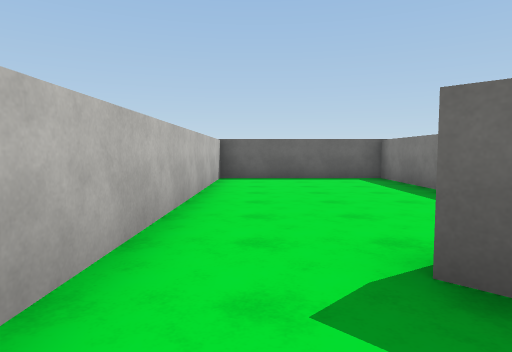
View 1 (above)

20 first-person views from a walk through a 3-D level made in the Unity game engine. The camera is 1.3 m above the floor, tilts 4° down and sees 75° across. The floor is counted in squares, 2 m on a side. Each view is taken from the middle of a square. On the plan, view 1 faces up. The plan holds only what a view shows up to about 10 squares ahead; the rest is blank. The player is left out. Surface patterns are stand-ins for the level's own textures.

View 2
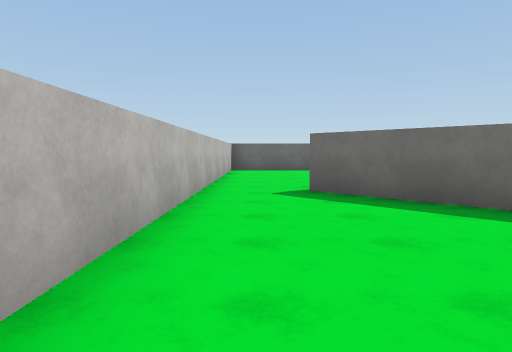

View 3
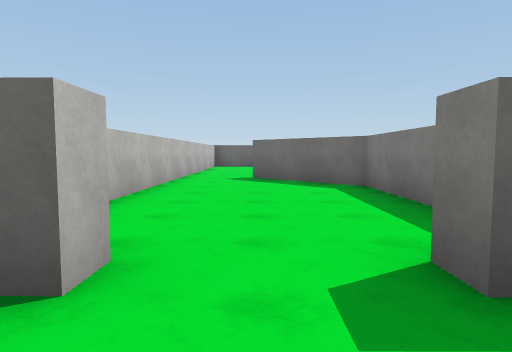

View 4
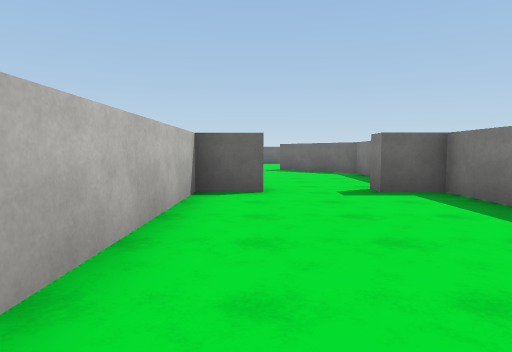

View 5
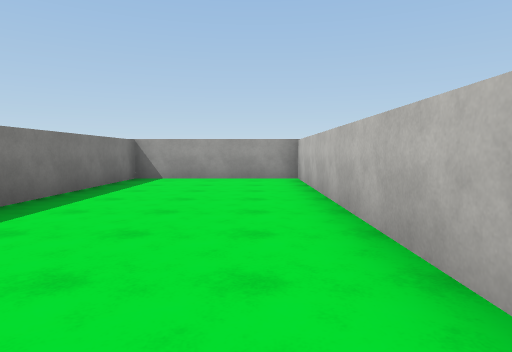

View 6
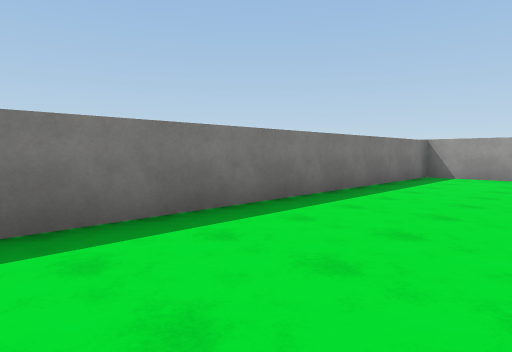

View 7
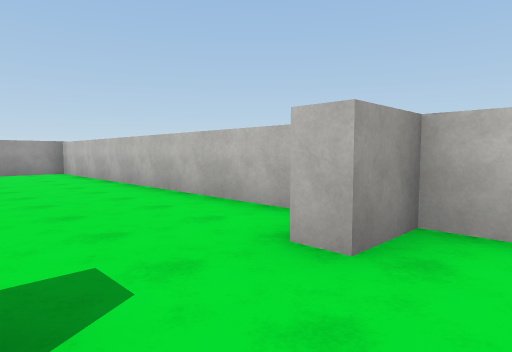

View 8
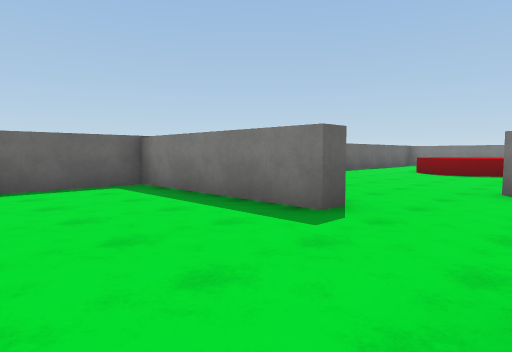

View 9
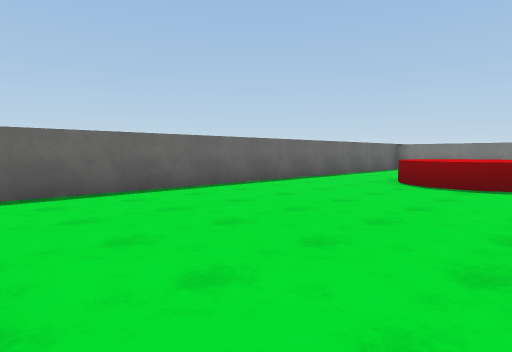

View 10
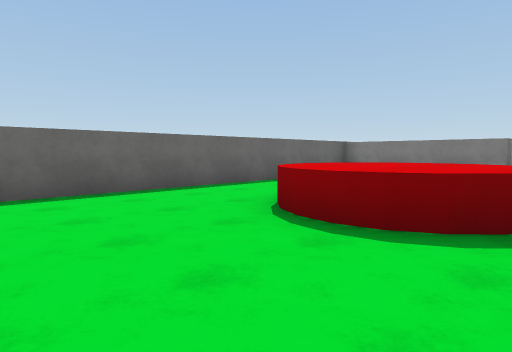

View 11
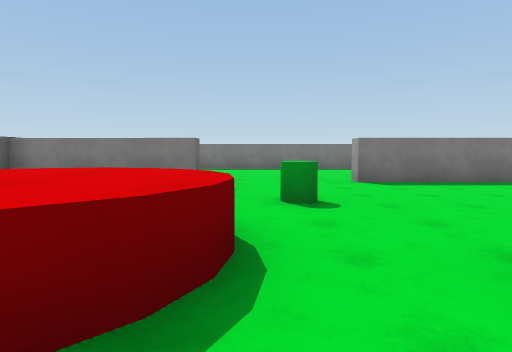

View 12
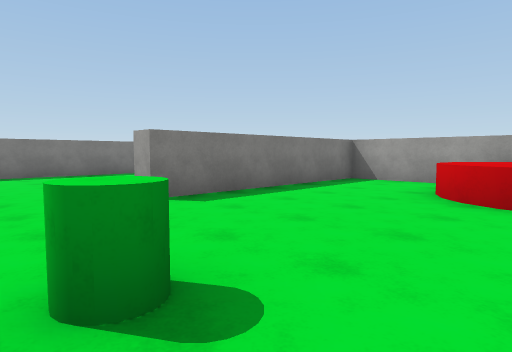

View 13
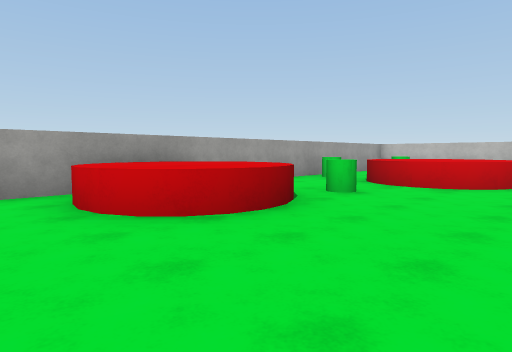

View 14
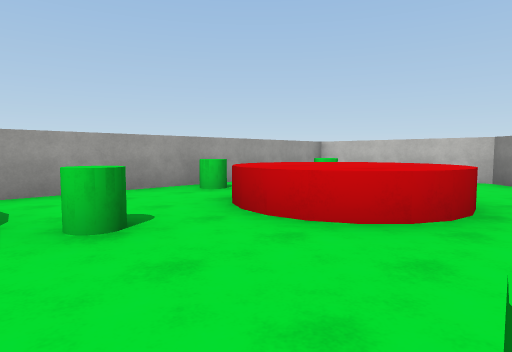

View 15
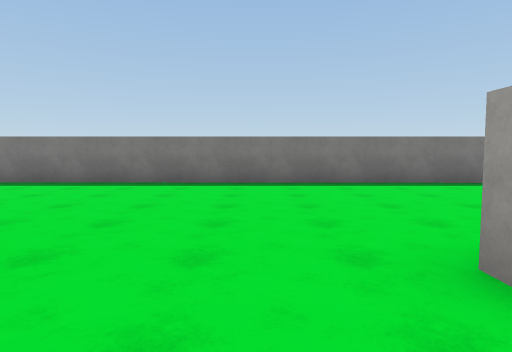

View 16
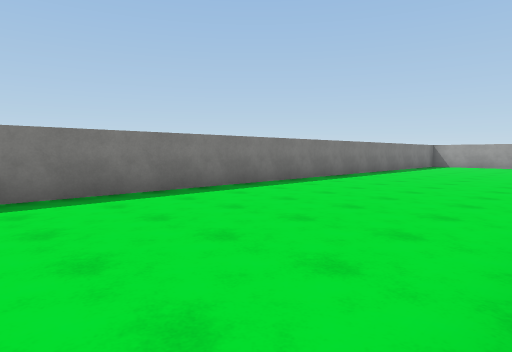

View 17
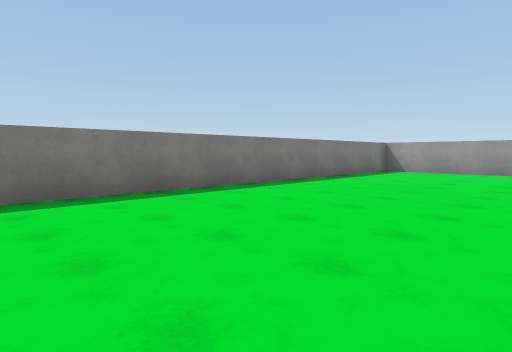

View 18
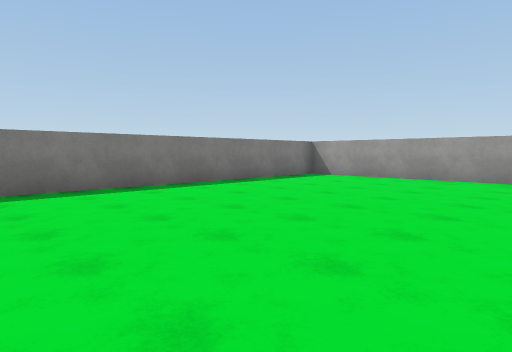

View 19
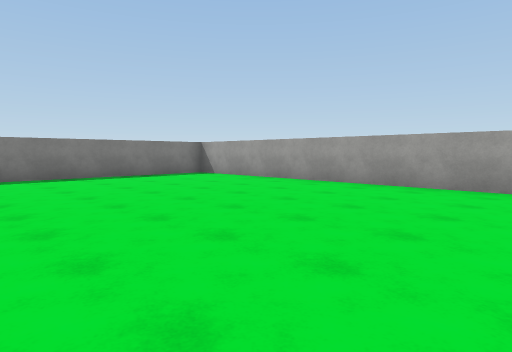

View 20
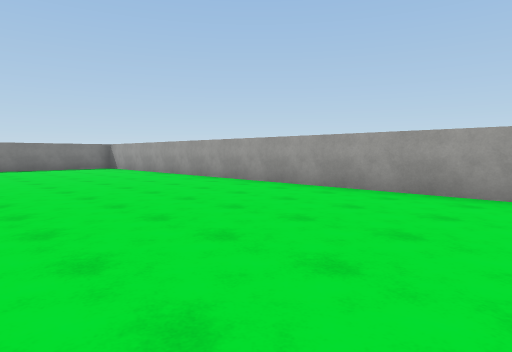

### Floor plan
Key: @ floor where view 1 was taken; # wall or solid block; . floor; ^ raised ledge; O other object.
Columns run from 1 left of view 1 to 24 right of it. Each row starts with its distance up from view 1.
  9 ###################
  8 #...# ..........  #      #
  7 #...#..........   #    ..#
  6 #...#........^^   #   ...#
  5 #...#.......^^^.  # .....#
  4 #...........^^^.   ......#
  3 #........................#
  2 #.#... #    ...O.........#
  1 #.##     ...O............#
  0 #@.###...^........#......#
 -1 #...#.  ^^^.......#......#
 -2 #...#   ^^^.O.^^..#......#
 -3 #...#    ....^^^..#......#
 -4 #...#    O... ^^..#......#
 -5 ##..###############......#
 -6 #...#              ......#
 -7 #...#             .......#
 -8 #...#             .......#
 -9 #...#          ..........#
-10 #...#     ...............#
-11 #...#     ...............#
-12 #...#     ..............##
-13 #...#     ..............#
-14 #...#     ..............#
-15 #...#      .............#
-16 #####      ##############

Where each view was taken, in squares from view 1:
view 1: 0 up, 0 right, facing up
view 2: 4 down, 0 right, facing up
view 3: 7 down, 1 right, facing up
view 4: 11 down, 0 right, facing up
view 5: 7 down, 0 right, facing down
view 6: 6 down, 0 right, facing down-right
view 7: 4 down, 2 right, facing down-left
view 8: 2 up, 0 right, facing up-right
view 9: 3 up, 4 right, facing up-right
view 10: 3 up, 8 right, facing up-right
view 11: 3 up, 10 right, facing right
view 12: 3 up, 13 right, facing down-right
view 13: 1 up, 16 right, facing down-left
view 14: 1 up, 12 right, facing down-left
view 15: 2 up, 16 right, facing right
view 16: 1 up, 18 right, facing down-right
view 17: 4 down, 18 right, facing down-right
view 18: 7 down, 17 right, facing down-right
view 19: 9 down, 14 right, facing down-right
view 20: 10 down, 9 right, facing down-right
